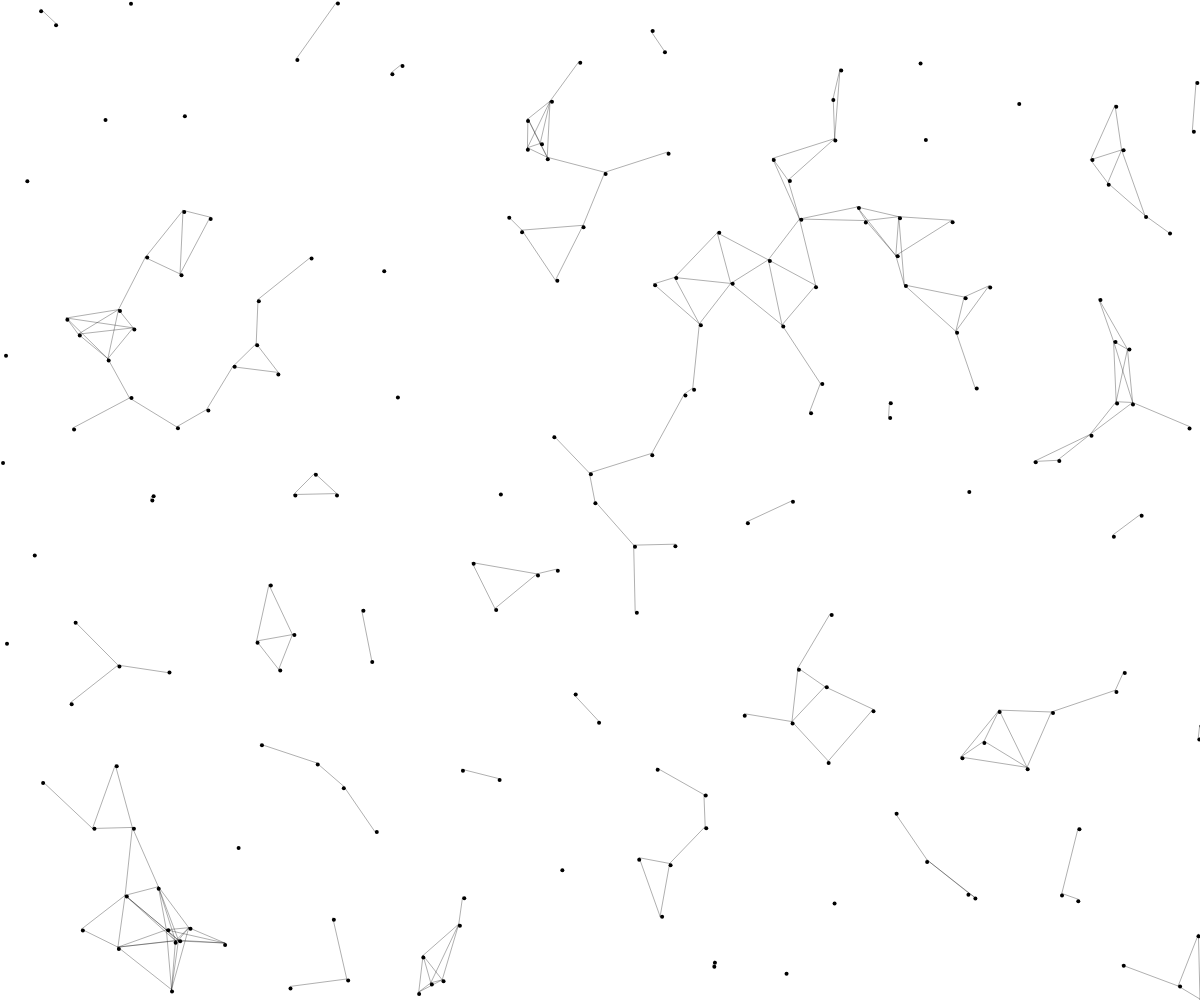
Frame 1 (no input)
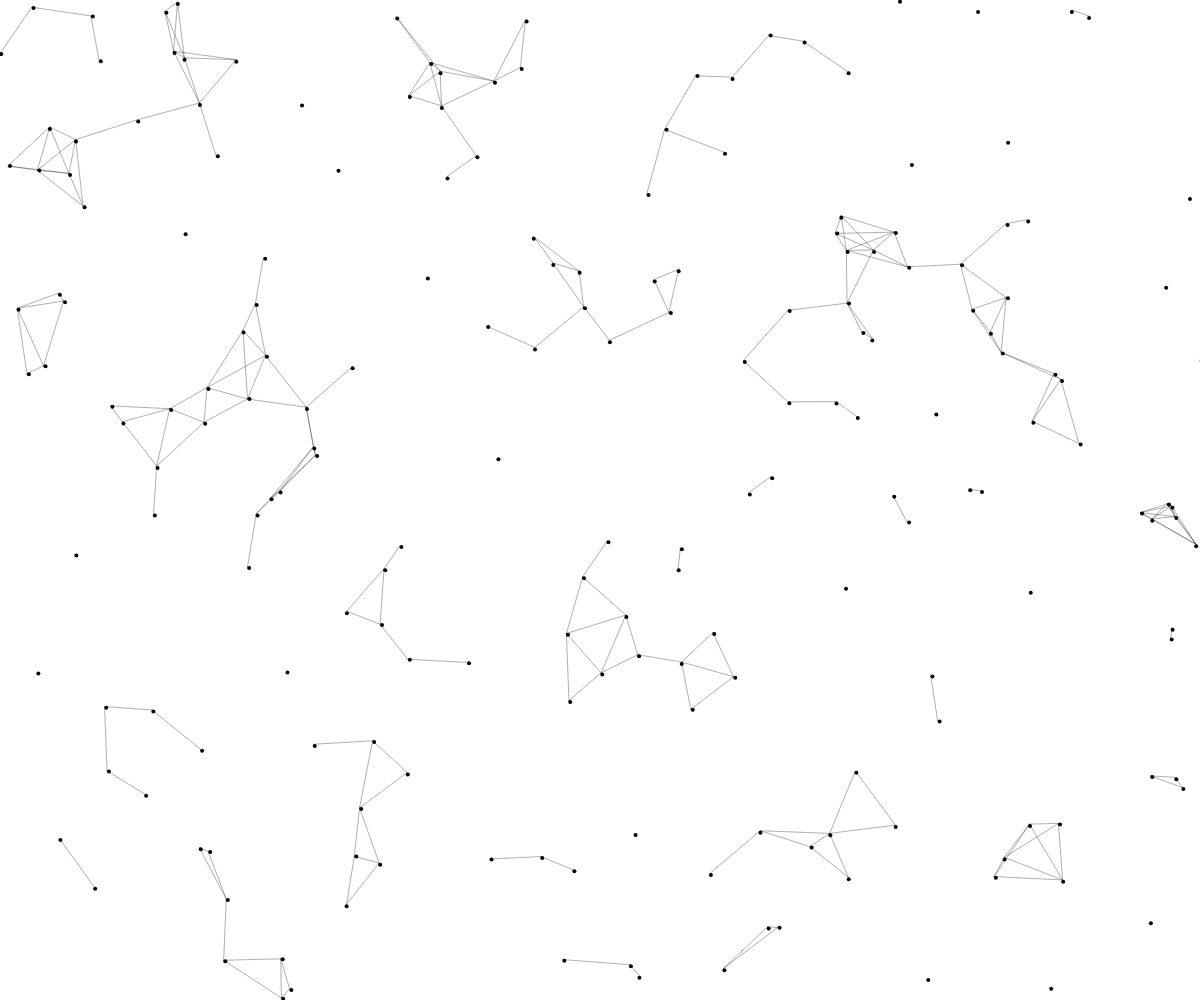
Frame 60 (no input)
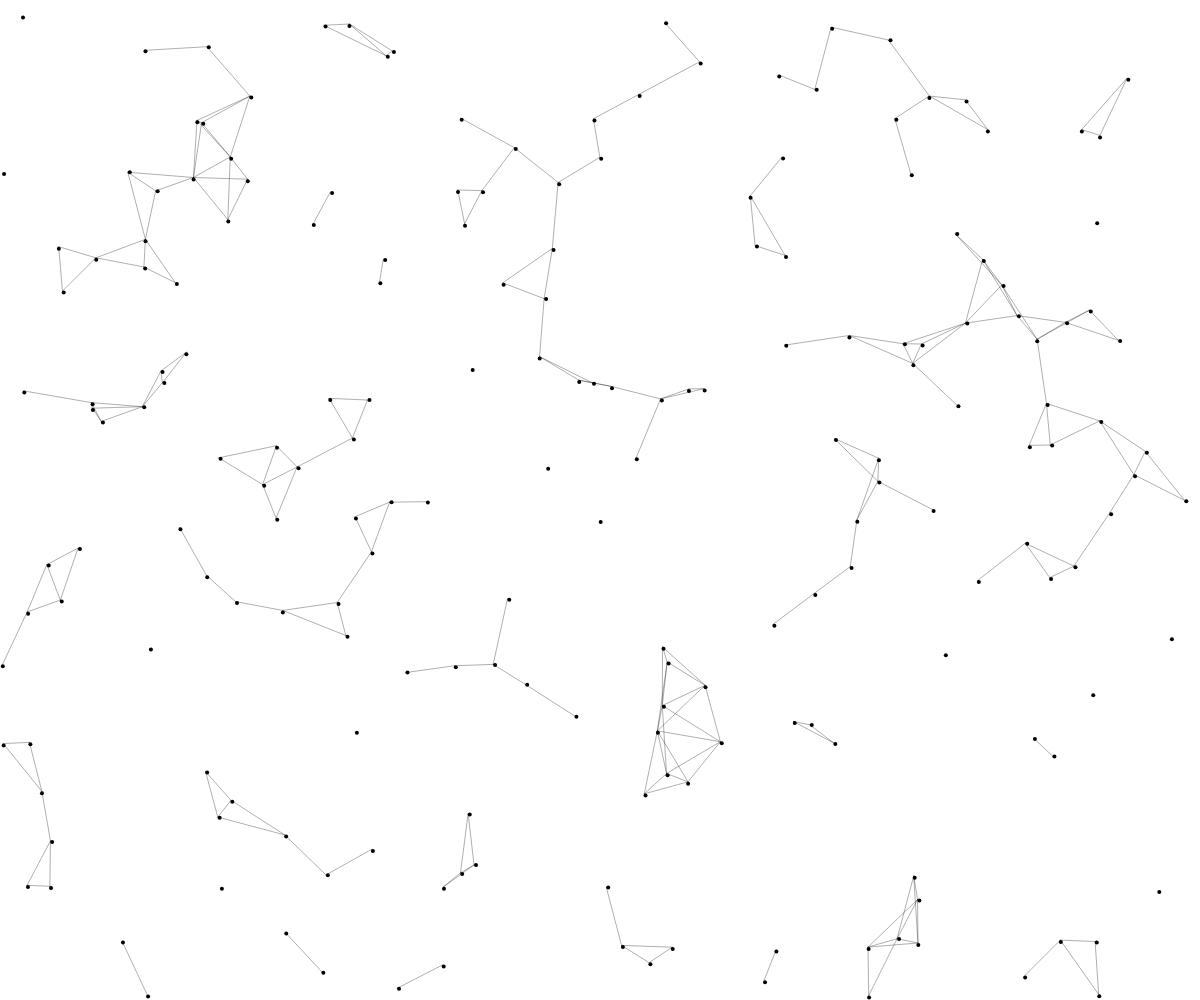
Frame 120 (the mouse pressed at the canvas centre since frame 60)

The p5.js sketch that drew these frames (run headless with seeded random() and noise() and a simulated clock; from frame 60 on, the mouse is pressed at the canvas centre):

// p5.js sketch
// ── sketch.js
let inc = 0.1;

let particules = [];

function setup() {
  createCanvas(window.innerWidth, window.innerHeight);

  for (let i = 0; i < 200; i++) {
    particules[i] = new Particule();
  }
}

function draw() {
  clear();
  particules.forEach((particule, index) => {
    for (let i = index + 1; i < particules.length; i++) {
      if (
        distBis(
          particules[i].position.x,
          particules[i].position.y,
          particule.position.x,
          particule.position.y
        ) <= 70
      ) {
        strokeWeight(1);
        stroke(0, 0, 0, 80);
        line(
          particules[i].position.x,
          particules[i].position.y,
          particule.position.x,
          particule.position.y
        );
      }
    }
    particule.update();
    particule.show();
    particule.edges();
  });
}
let distBis = (x, y, xBis, yBis) => {
  return Math.sqrt(Math.pow(x - xBis, 2) + Math.pow(y - yBis, 2));
};

// ── Particule.js
function Particule() {
  this.position = createVector(random(width), random(height));
  this.velocity = createVector(random(height), random(width));
  this.acceleration = createVector(0, 0);
  this.maxSpeed = 2;

  this.prevPosition = this.position.copy();

  this.update = function() {
    this.velocity.add(this.acceleration);
    this.velocity.limit(this.maxSpeed);
    this.position.add(this.velocity);
    this.acceleration.mult(0);
  };

  this.applyForce = function(force) {
    this.acceleration.add(force);
  };

  this.show = function() {
    stroke(0);
    strokeWeight(4);
    point(this.position.x, this.position.y);
    // this.updatePrev();
  };

  this.updatePrev = function() {
    this.prevPosition.x = this.position.x;
    this.prevPosition.y = this.position.y;
  };

  this.edges = function() {
    if (this.position.x > width) {
      this.position.x = 0;
      this.updatePrev();
    }
    if (this.position.x < 0) {
      this.position.x = width;
      this.updatePrev();
    }
    if (this.position.y > height) {
      this.position.y = 0;
      this.updatePrev();
    }
    if (this.position.y < 0) {
      this.position.y = height;
      this.updatePrev();
    }
  };

  this.follow = function(vectors) {
    let x = floor(this.position.x / scale);
    let y = floor(this.position.y / scale);
    let index = x + y * comlumns;
    let force = vectors[index];
    this.applyForce(force);
  };
}
